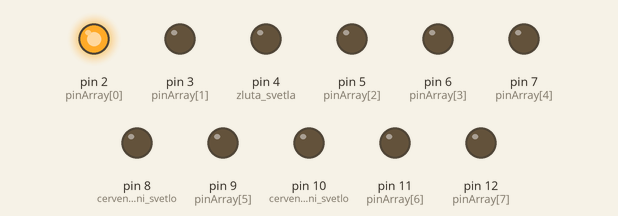
This sketch was run on a simulated Arduino Uno, built with avr-gcc and run on an emulated ATmega328P. Parts: output pins drawn as LEDs (lit = HIGH).

Above: at 0.03 s.
At 0.93 s:
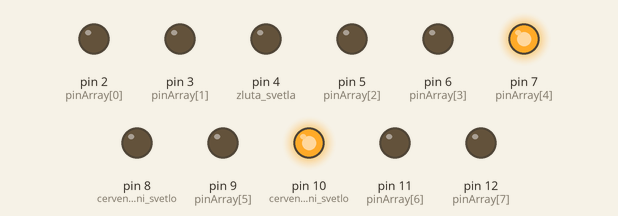
At 1.65 s:
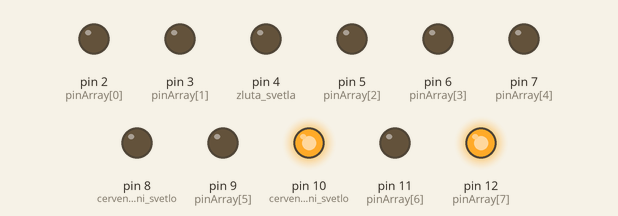
At 3.81 s:
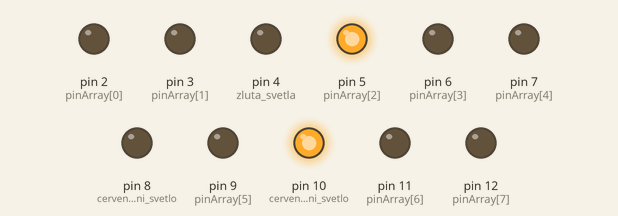
At 5.49 s:
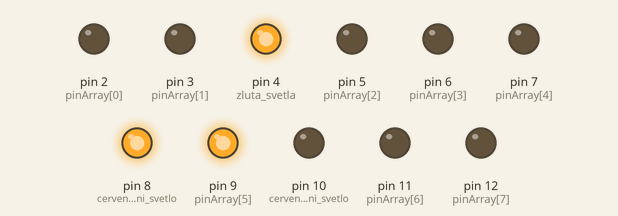
At 7.41 s:
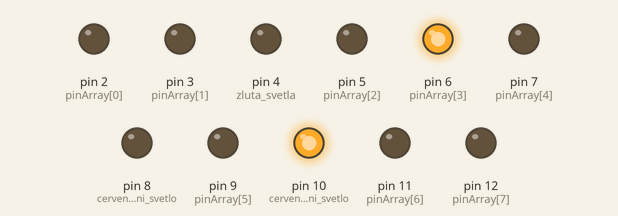
Timing chart, 0 to 7.7 s (numbered marks = the images above):
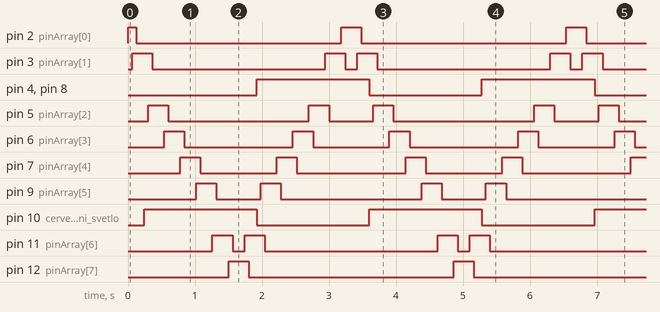

The sketch:

knightrider.ino
```cpp
int pinArray[] = {2, 3, 5, 6, 7, 9, 11, 12};
int count = 0;
int timer = 60;

void setup(){
 for (count=0;count<8;count++) {
 pinMode(pinArray[count], OUTPUT);
 }
pinMode(4, OUTPUT); //zluta svetla
pinMode(8, OUTPUT); //cervene zadni svetlo
pinMode(10, OUTPUT); //cervene zadni svetlo
}

void loop() {
 for (count=0;count<7;count++) {
 digitalWrite(pinArray[count], HIGH);
 delay(timer);
 digitalWrite(pinArray[count + 1], HIGH);
 delay(timer);
 digitalWrite(pinArray[count], LOW);
 delay(timer*2);
 digitalWrite(4, LOW);
 digitalWrite(8, LOW);
 digitalWrite(10, HIGH);

 }
 for (count=7;count>0;count--) {
 digitalWrite(pinArray[count], HIGH);
 delay(timer);
 digitalWrite(pinArray[count - 1], HIGH);
 delay(timer);
 digitalWrite(pinArray[count], LOW);
 delay(timer*2);
 digitalWrite(4, HIGH);
 digitalWrite(8, HIGH);
 digitalWrite(10, LOW);

 }

 }
```

Measured:
- by itself, pin 2 (pinArray[0]): repeats every 3.4 s: LOW 3.1 s, HIGH 0.30 s
- by itself, pin 3 (pinArray[1]): repeats every 3.4 s: LOW 2.6 s, HIGH 0.30 s, LOW 0.18 s, HIGH 0.30 s
- by itself, pin 4 (zluta_svetla), pin 8 (cervene_zadni_svetlo), pin 10 (cervene_zadni_svetlo): alternates HIGH for 1.7 s and LOW for 1.7 s
- by itself, pin 5 (pinArray[2]): repeats every 3.4 s: LOW 2.1 s, HIGH 0.30 s, LOW 0.66 s, HIGH 0.30 s
- by itself, pin 6 (pinArray[3]): repeats every 3.4 s: LOW 1.6 s, HIGH 0.30 s, LOW 1.1 s, HIGH 0.30 s
- by itself, pin 7 (pinArray[4]): repeats every 3.4 s: LOW 1.1 s, HIGH 0.30 s, LOW 1.6 s, HIGH 0.30 s
- by itself, pin 9 (pinArray[5]): repeats every 3.4 s: LOW 0.66 s, HIGH 0.30 s, LOW 2.1 s, HIGH 0.30 s
- by itself, pin 11 (pinArray[6]): repeats every 3.4 s: LOW 0.18 s, HIGH 0.30 s, LOW 2.6 s, HIGH 0.30 s
